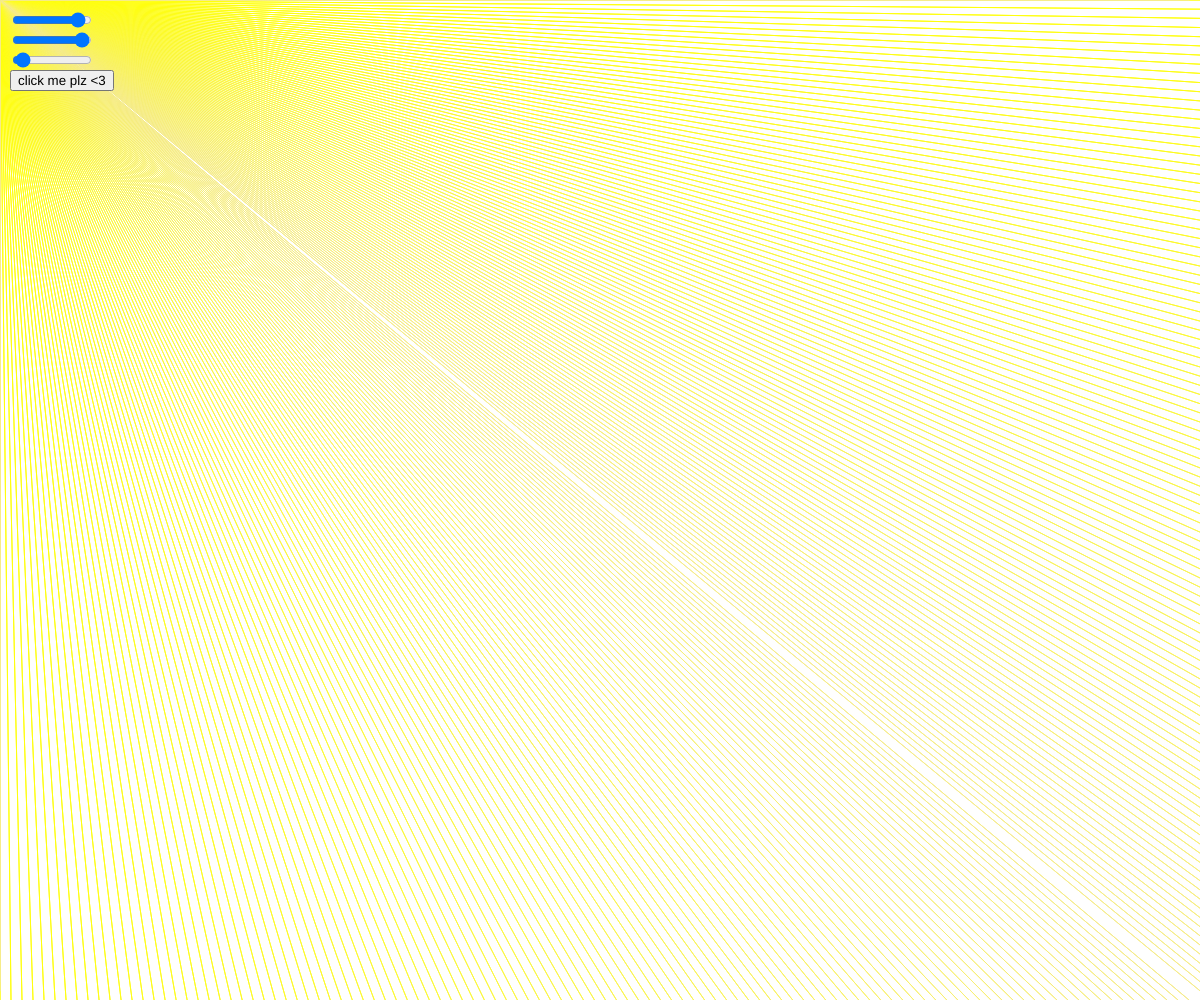
Frame 1 (no input)
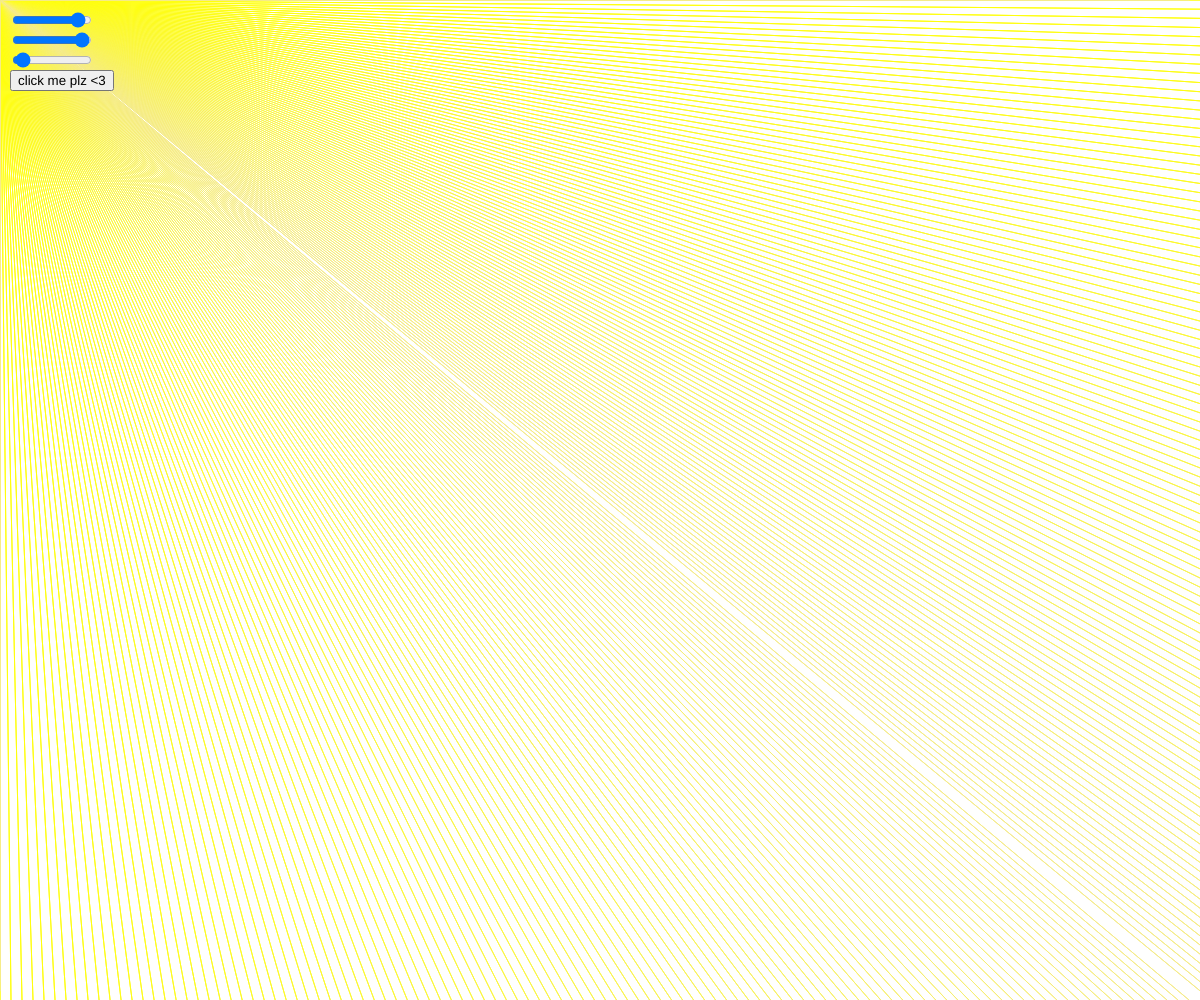
Frame 60 (no input)
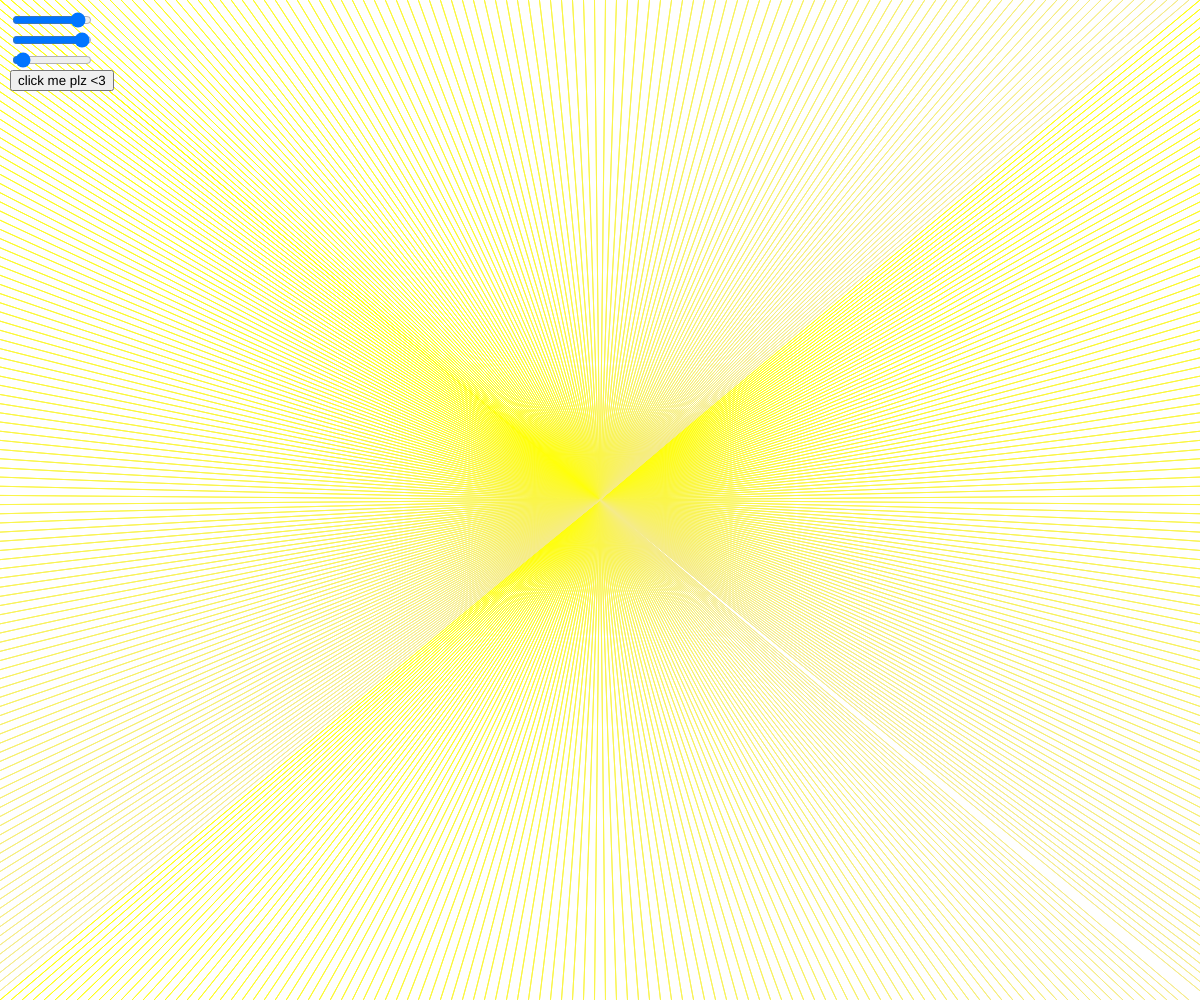
Frame 120 (the mouse pressed at the canvas centre since frame 60)

The p5.js sketch that drew these frames (run headless with seeded random() and noise() and a simulated clock; from frame 60 on, the mouse is pressed at the canvas centre):

// p5.js sketch
// ── sketch.js

/*
Richie Mendelsohn
Colorful moire patterns with lines
18/1/16
*/

function setup() {
  createCanvas(windowWidth,windowHeight);
  strokeWeight(1);
  numLinesSlider = createSlider(1,120,randNum(1,120));
  numLinesSlider.position(10,10);
  numLinesSlider.style('width', '80px');
  
  opacitySlider = createSlider(0,255,randNum(0,255));
  opacitySlider.position(10,30);
  opacitySlider.style('width', '80px');
  
  colorSlider = createSlider(0,255,randNum(0,255));
  colorSlider.position(10,50);
  colorSlider.style('width', '80px');
  
  colorButtonState = 0;
  button = createButton('click me plz <3');
  button.position(10,70);
  button.mousePressed(buttonPressed);
}

function draw() {

  /*
  Here's the idea. Take the mouse cursor position and just draw lines from the
  cursor to a predefined area along a line or something
  */

  currentX = 0;
  currentY = 0;
  background(255,255,255,opacitySlider.value()); // clean up background
  
  for (i = 0; i < numLinesSlider.value(); i+= 1) {
    if (colorButtonState == 3) { // fully automated
      /*
      Introduce automated properties for the screen
      Qualities that can be automated:
      -- the location of the cursor -- by tracing a mathematical function
      -- the number of lines
      -- the opacity
      -- if i wanna get crazy fancy, the locations of the lines

      Once I've done this, I could possibly refactor this into the line(...) code 
      below so it's not all redundant shit.
      */


    } else { // not automated
      if (colorButtonState == 0) {
        stroke(getRed(i/numLinesSlider.value()), getBlue(i/numLinesSlider.value()), getGreen(i/numLinesSlider.value()));
      } else if (colorButtonState == 1) {
        stroke(randNum(0,255), randNum(0,255), randNum(0,255));
      } else if (colorButtonState == 2) {
        stroke(0,0,0);
      }
      
      
      line(currentX, 0, mouseX, mouseY); // top of screen, follow cursor
      line(currentX, 0, map(mouseY, 0, windowHeight, 0, windowWidth), map(mouseX, 0, windowWidth, 0, windowHeight)); // top of screen, cursor flipped
      
      line(currentX, windowHeight, mouseX, mouseY); // bottom of screen, follow cursor
      line(currentX, windowHeight, map(mouseY, 0, windowHeight, 0, windowWidth), map(mouseX, 0, windowWidth, 0, windowHeight)); // bottom of screen, cursor flipped
      
      line(0, currentY, mouseX, mouseY); // left side of screen, follow cursor
      line(0, currentY, map(mouseY, 0, windowHeight, 0, windowWidth), map(mouseX, 0, windowWidth, 0, windowHeight)); // left side of screen, cursor flipped
      
      line(windowWidth, currentY, mouseX, mouseY); // right side of screen, follow cursor
      line(windowWidth, currentY, map(mouseY, 0, windowHeight, 0, windowWidth), map(mouseX, 0, windowWidth, 0, windowHeight)); // right side of screen, cursor flipped
      
      currentX += windowWidth / numLinesSlider.value();
      currentY += windowHeight / numLinesSlider.value();
    } 
  }
}

function moireVisualization() {
  currentX = 0;
  currentY = 0;
  background(0,0,0,opacity); // clean up background
  
  for (i = 0; i < numLinesSlider.value(); i+= 1) {
    if (colorButtonState == 3) { // fully automated
      /*
      Introduce automated properties for the screen
      Qualities that can be automated:
      -- the location of the cursor -- by tracing a mathematical function
      -- the number of lines
      -- the opacity
      -- if i wanna get crazy fancy, the locations of the lines

      Once I've done this, I could possibly refactor this into the line(...) code 
      below so it's not all redundant shit.
      */


    } else { // not automated
      if (colorButtonState == 0) {
        stroke(getRed(i/numLinesSlider.value()), getBlue(i/numLinesSlider.value()), getGreen(i/numLinesSlider.value()));
      } else if (colorButtonState == 1) {
        stroke(randNum(0,255), randNum(0,255), randNum(0,255));
      } else if (colorButtonState == 2) {
        stroke(0,0,0);
      }
      
      
      line(currentX, 0, mouseX, mouseY); // top of screen, follow cursor
      line(currentX, 0, map(mouseY, 0, windowHeight, 0, windowWidth), map(mouseX, 0, windowWidth, 0, windowHeight)); // top of screen, cursor flipped
      
      line(currentX, windowHeight, mouseX, mouseY); // bottom of screen, follow cursor
      line(currentX, windowHeight, map(mouseY, 0, windowHeight, 0, windowWidth), map(mouseX, 0, windowWidth, 0, windowHeight)); // bottom of screen, cursor flipped
      
      line(0, currentY, mouseX, mouseY); // left side of screen, follow cursor
      line(0, currentY, map(mouseY, 0, windowHeight, 0, windowWidth), map(mouseX, 0, windowWidth, 0, windowHeight)); // left side of screen, cursor flipped
      
      line(windowWidth, currentY, mouseX, mouseY); // right side of screen, follow cursor
      line(windowWidth, currentY, map(mouseY, 0, windowHeight, 0, windowWidth), map(mouseX, 0, windowWidth, 0, windowHeight)); // right side of screen, cursor flipped
      
      currentX += windowWidth / numLinesSlider.value();
      currentY += windowHeight / numLinesSlider.value();
    } 
  }
}

function randNum(min, max) {
  return Math.floor(Math.random() * (max - min + 1)) + min;
}

function buttonPressed() {
  colorButtonState += 1;
  colorButtonState %= 3;
}

function getRed(percent) {
  sliderVal = colorSlider.value()
  if (sliderVal < 60) {
    return 255 - percent * sliderVal;
  } else if (sliderVal > 170) {
    return 168 + (255 - sliderVal) * percent;
  } else {
    return randNum(120,220);
  }
}

function getGreen(percent) {
  sliderVal = colorSlider.value()
  if (sliderVal < 128) {
    return sliderVal + percent * 128;
  } else {
    return sliderVal - percent * 128;
  }
}

function getBlue(percent) {
  sliderVal = colorSlider.value()
  if (sliderVal < 128) {
    return 255 - (sliderVal * percent * 2);
  } else {
    return sliderVal * percent;
  }
}
